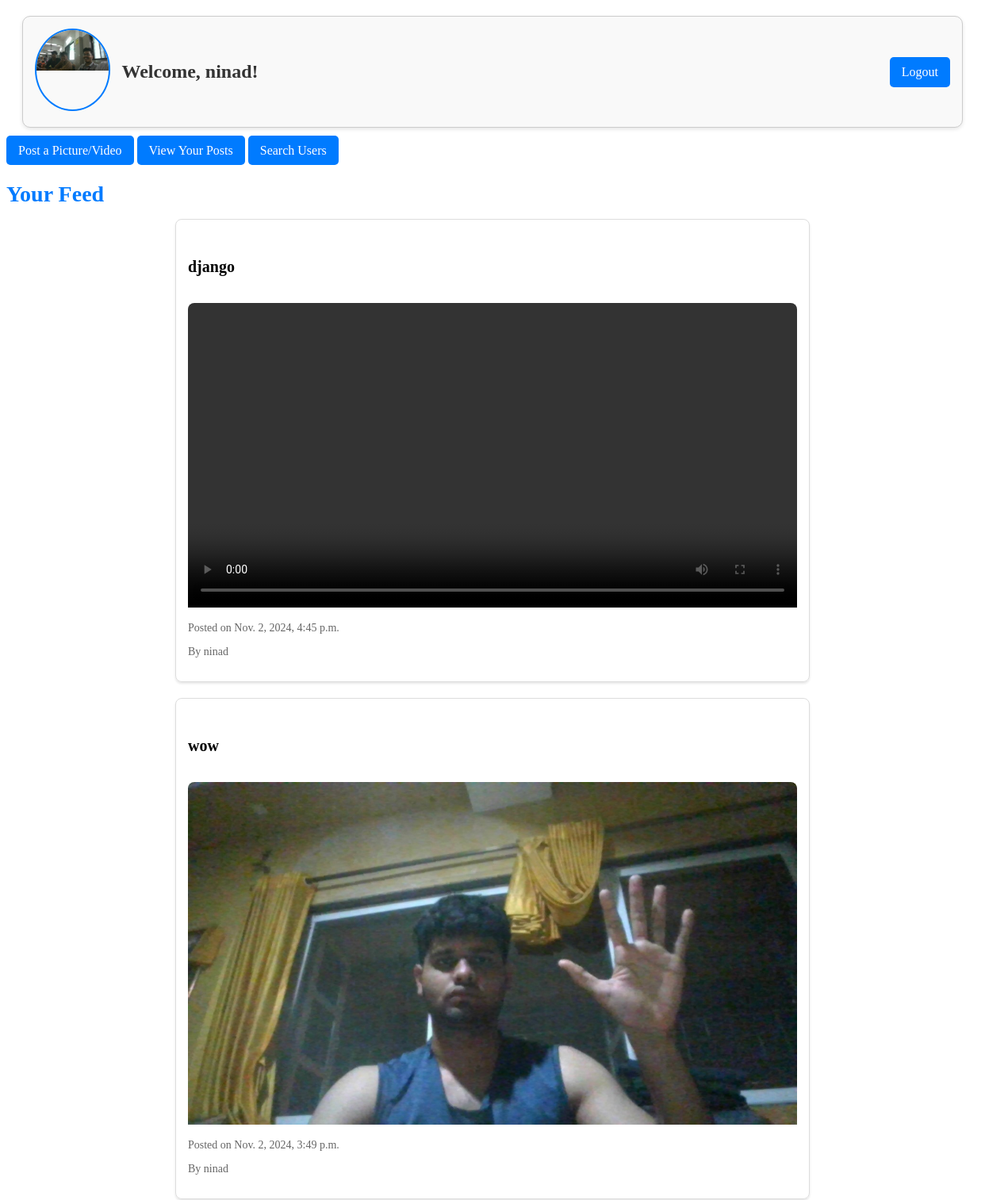
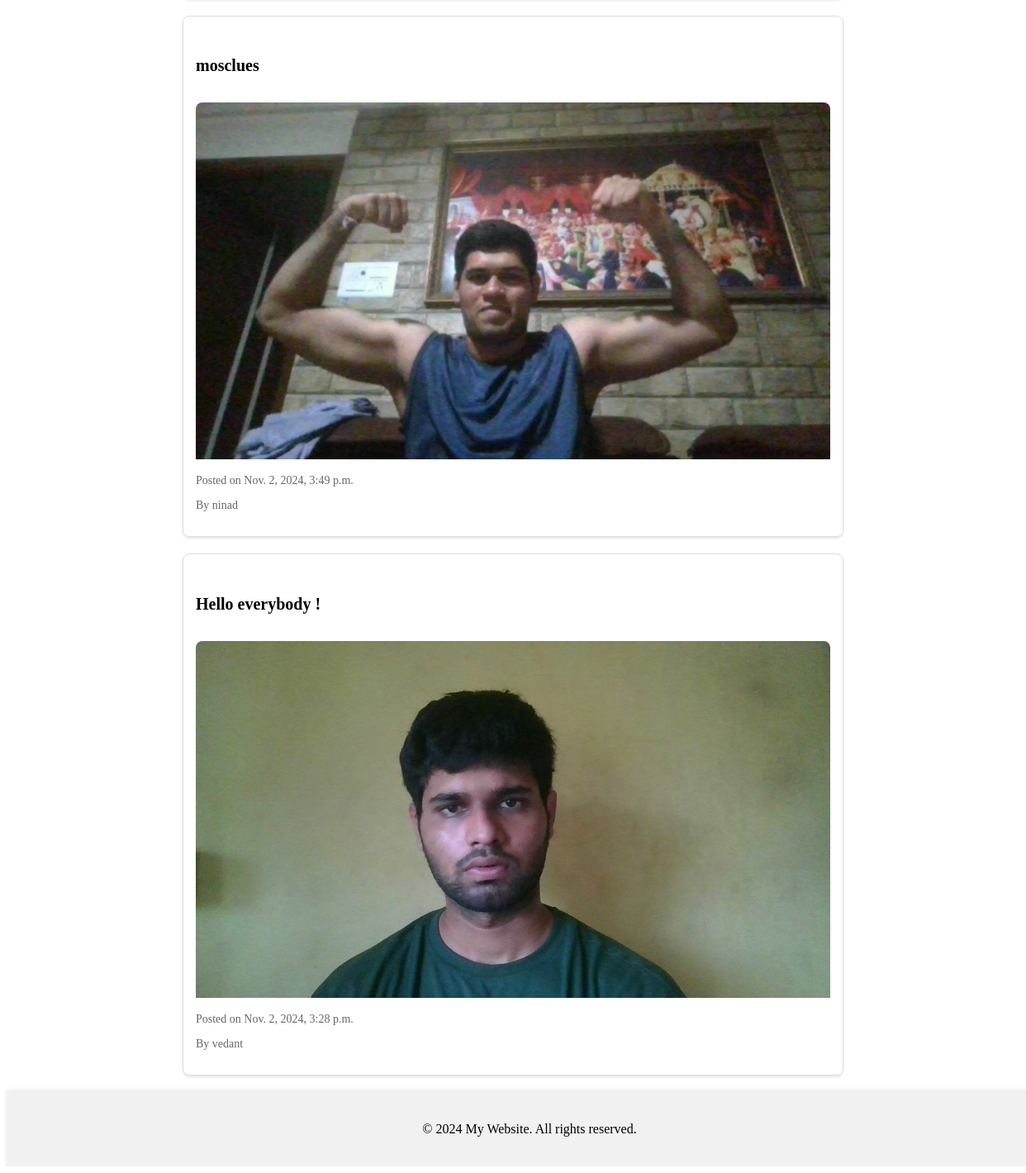
Screenshot of /home/ (signed in) with the database file from the repository (2 pictures, top to bottom).
### accounts/models.py (models this page shows, shortened)
class Profile(models.Model):
    user = models.OneToOneField(User, on_delete=models.CASCADE)
    bio = models.TextField(blank=True)
    dob = models.DateField(null=True, blank=True)
    profile_picture = models.ImageField(default='default.jpg', upload_to='profile_pictures', blank=True, null=True)  # Use the new subdirectory

### home/models.py (models this page shows, shortened)
class Post(models.Model):
    user = models.ForeignKey(User, on_delete=models.CASCADE)
    content_image = models.ImageField(upload_to='post_images/', blank=True, null=True)  # Field for images
    content_video = models.FileField(upload_to='post_videos/', blank=True, null=True)  # Field for videos
    caption = models.TextField()
    created_at = models.DateTimeField(auto_now_add=True)

### home/views.py (the view)
# urls.py: path('home/', home_page, name='home'),
@login_required
def home_page(request):
    following_users = Follow.objects.filter(user=request.user).values_list('following', flat=True)
    user_posts = Post.objects.filter(user__id__in=following_users).order_by('-created_at')  # Sort by creation date
    try:
        profile = Profile.objects.get(user=request.user)  # Fetch the profile using the user ID
    except Profile.DoesNotExist:
        profile = None  # If no profile exists, handle it as needed
    return render(request, 'home.html', {
        'username': request.user.username,
        'profile': profile,
        'user_posts': user_posts,  # Handle case where profile is None
    })

### home/templates/home.html (shortened to what this page needs)
{% extends 'base.html' %}
{% block start %}
<div class="profile-container">
    <div class="profile-picture">
        {% if profile.profile_picture %}
            <img src="{{ profile.profile_picture.url }}" alt="Profile Picture" class="profile-image"/>
        {% else %}
            <p>No Profile Image</p>
        {% endif %}
    </div>
    <div class="username-container">
        <div class="username">
            Welcome, {{ user.username }}!
        </div>
        <a href="/logout/" class="btn btn-primary logout-btn">Logout</a>
    </div>
</div>
<div class="button-container">
    <a href="{% url 'upload_post' %}" class="btn btn-primary">Post a Picture/Video</a>
    <a href="{% url 'view_posts' %}" class="btn btn-primary">View Your Posts</a>
    <a href="{% url 'search_users' %}" class="btn btn-primary">Search Users</a>
</div>
    <h2 class="feed-title">Your Feed</h2>
    <div class="container">
        <div class="row">
            {% if user_posts %}
                {% for post in user_posts %}
                    <div class="col-md-4 mb-4">
                        <div class="card">
                            <div class="card-body">
                                <h5 class="card-title">{{ post.caption }}</h5>
                                {% if post.content_image %}
                                    <img src="{{ post.content_image.url }}" class="card-img-top" alt="Post Image">
                                {% elif post.content_video %}
                                    <video controls class="card-img-top">
                                        <source src="{{ post.content_video.url }}" type="video/mp4">
                                    </video>
                                {% endif %}
                                <p class="card-text">Posted on {{ post.created_at }}</p>
                                <p class="card-text">By {{ post.user.username }}</p>
                            </div>
                        </div>
                    </div>
                {% endfor %}
            {% else %}
                <p>No posts available from users you follow.</p>
            {% endif %}
        </div>
    </div>
{% endblock %}

### public/static/css/style.css (style rules this page uses)
.profile-container { display: flex; align-items: center; justify-content: flex-start; margin: 20px; padding: 15px; border: 1px solid #ccc; border-radius: 10px; background-color: #f9f9f9; box-shadow: 0 2px 5px rgba(0, 0, 0, 0.1); }
.profile-picture { width: 100px; height: 100px; border-radius: 50%; overflow: hidden; border: 2px solid #007bff; margin-right: 15px; }
.profile-picture img { width: 100%; height: auto; object-fit: cover; }
.username-container { display: flex; justify-content: space-between; align-items: center; width: 100%; }
.username { font-size: 24px; font-weight: bold; color: #333; margin-right: 10px; }
.btn { padding: 10px 15px; font-size: 16px; border: none; border-radius: 5px; background-color: #007bff; color: white; text-decoration: none; transition: background-color 0.3s ease; }
.feed-title { margin-top: 30px; margin-bottom: 15px; font-size: 28px; font-weight: bold; color: #007bff; }
.card { border: 1px solid #ddd; border-radius: 8px; box-shadow: 0 2px 3px rgba(0, 0, 0, 0.1); margin-bottom: 20px; overflow: hidden; }
.card-body { padding: 15px; }
.card-title { font-size: 20px; font-weight: bold; }
.card-text { font-size: 14px; color: #666; }
.container { max-width: 800px; margin: auto; }
.card-img-top { border-top-left-radius: 8px; border-top-right-radius: 8px; width: 100%; }
.profile-picture { width: 100px; height: 100px; border-radius: 50%; overflow: hidden; margin-bottom: 5px; }

### rows the page displays
Profile: profile_picture (picture)
Post: caption "django", created_at "Nov. 2, 2024, 4:45 p.m.", user.username "ninad"
Post: caption "wow", content_image (picture), created_at "Nov. 2, 2024, 3:49 p.m.", user.username "ninad"
Post: caption "mosclues", content_image (picture), created_at "Nov. 2, 2024, 3:49 p.m.", user.username "ninad"
Post: caption "Hello everybody !", content_image (picture), created_at "Nov. 2, 2024, 3:28 p.m.", user.username "vedant"

### other values shown
{{ user.username }} "ninad"
